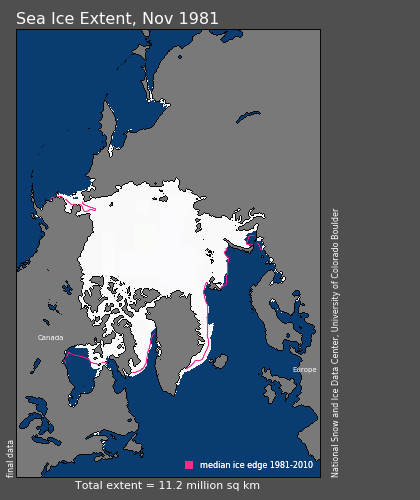
#> input picture arctic_ice_computer_science/input/N_198111_extn_v2.1_edited.png, 420 x 500 px, found by its file name
$ jupyter execute arctic-ice-images-2-instructor.ipynb   (shell and % lines are left out)
#> lines starting #> are read from the running program, lines starting #| are printed output that depends on the picture; after the words box and inside, x2 and y2 are one past the last pixel; in counts of white or black regions, pixels touching at a corner belong together
# Processing Sea Ice Images - 2. Image Repair and Edge Detection

Created by Haiyan Cheng, Penny Rowe and Steven Neshyba.

### Learning Objectives
1. Learn how to use median filtering to remove noise from an image.
2. Learn how to use the function "medflt" from scipy's signal processing module (scipy.signal).
3. Apply Edge Detection to detect the sea ice edge.

### Pre-class activities
1. Read Section 2.2 on Image Repair and Section 2.3 on Image Edge Detection in the Image Processing pdf.
3. Describe the conditions for pixels to be neighbors.
4. Describe what medfilt does.

[cell 1]
# Following are the modules we will need.

# For looking at directory contents
import os

# For plotting
import matplotlib.pyplot as plt

# For reading in files
import imageio.v2 as imageio

#from PIL import Image
import copy
import numpy as np

# Import medfilt from the scipy.signal module
from scipy.signal import medfilt

# Edge detection filters
from skimage.filters import roberts, sobel, scharr, prewitt
from skimage.feature import canny

## 2.2 Image Repair

Write a Python program to clean up unwanted specks in an image.

1. Practice converting a figure to black and white and cropping it.
2. Perform a median filter for each of the pixel values to repair the image.
3. Comparing fitering using mean and median.
6. Use the function medfilt2 to repair the image.
7. (Advanced) Write the median filter into a function: medianfilter, which takes a contaminated image as input and produces a repaired image as output.

### 2.2.1. Read in and display the image: N_198111_extn_v2.1.png

[cell 2]
# .. Check out our data
data_dir = 'input/'
os.listdir(data_dir)

[cell 3]
# Print inline figures that can be saved
1
A = imageio.imread(data_dir + 'N_198111_extn_v2.1_edited.png')
#> A is the input picture: shape (500, 420, 4); mean R, G, B, A 88.9, 100.5, 113, 255
plt.imshow(A, cmap = 'gray')
plt.axis('off')

### 2.2.2 Convert the figure to black and white, crop it to include only the central image, and display again.

### Try your skill:
Look back at the previous notebook and see if you can convert the image to black and white

[cell 4]
# .. Convert to black and white
A_bw = copy.deepcopy(A)
A_bw = 0.299 * A_bw[:,:,0] + 0.587 * A_bw[:,:,1] + 0.114 * A_bw[:,:,2] # Convert to greyscale using the NTSC conversion formula (see https://en.wikipedia.org/wiki/Luma_%28video%29)
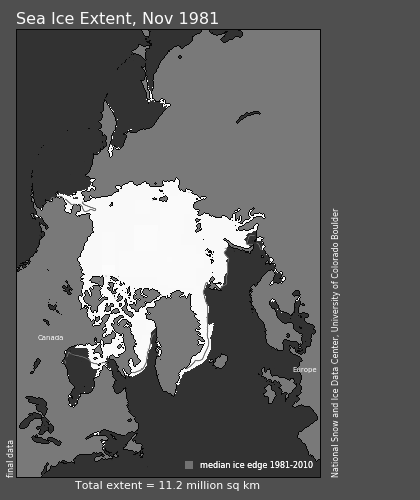
#> A_bw: shape (500, 420) float64; min 6.41, max 252, mean 98.4

[cell 5]
# .. Crop to include only the central box
A_bw = A_bw[30:460, 50:310]
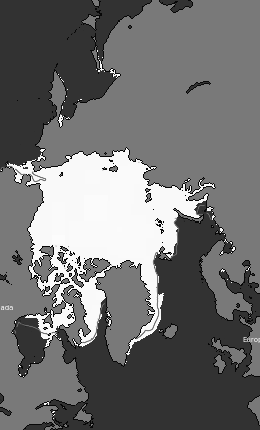
#> A_bw: shape (430, 260) float64; min 6.41, max 252, mean 112.8

# .. Print the image
plt.figure()
plt.imshow(A_bw, cmap='gray')
plt.axis('off')

[cell 6]
# .. Add some noise to the image, save it and display it again

A_bw_dirty = copy.deepcopy(A_bw)

Num_specks = 500
for k in range(Num_specks):
    i = int(np.floor(np.random.rand(1) * (A_bw.shape[0]-1) ));
    j = int(np.floor(np.random.rand(1) * (A_bw.shape[1]-1) ));
    A_bw_dirty[i:i+2, j:j+2] = np.floor(10 * np.random.rand(2,2));
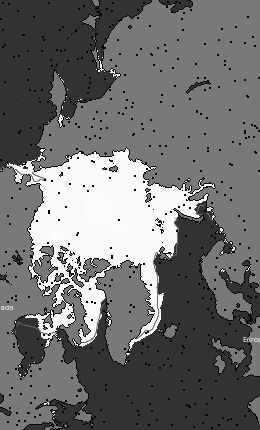
#> A_bw_dirty: shape (430, 260) float64; 1.75% of pixels changed, all inside (x1, y1, x2, y2) = (0, 1, 260, 429)


plt.figure()
plt.imshow(A_bw_dirty, cmap='gray')
plt.axis('off')

### 2.2.3 Perform a median filter for each of the pixel values.

Below we will apply a median filter and see how well it does at removing the noise.

[cell 7]
A_clean = copy.deepcopy(A_bw_dirty)
m = A_bw_dirty.shape[0]; n = A_bw_dirty.shape[1]
#> after `m = A_bw_dirty.shape[0]`: m = 430
#> after `n = A_bw_dirty.shape[1]`: n = 260
for i in range(m):
    for j in range(n):

        # The 3-by-3 matrix of neighbors
        iMin = np.max([1, i - 1])
        iMax = np.min([m, i + 2])
        jMin = np.max([1, j - 1])
        jMax = np.min([n, j + 2])
        Neighbors = copy.deepcopy(A_bw_dirty[iMin : iMax, jMin : jMax]);

        # The median value
        # : convert matrix into 1-dimension array (column-major)
        A_clean[i, j] = np.median(Neighbors[:])
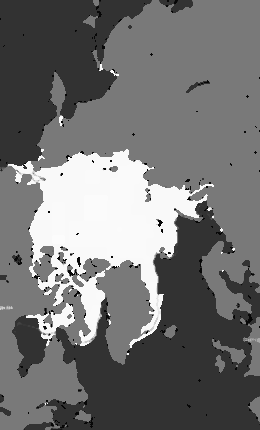
#> A_clean: shape (430, 260) float64; 7.01% of pixels changed, all inside (x1, y1, x2, y2) = (0, 0, 260, 430)

### 2.2.4. Display the repaired image.

[cell 8]
plt.figure()
plt.subplot(121)
plt.imshow(A_bw_dirty, cmap='gray')
plt.title('Noisy image')

plt.subplot(122)
plt.imshow(A_clean, cmap='gray')
plt.title('Median filter')

[cell 9]
# Zoom in on smaller regions to see what the filter did

plt.figure()
plt.subplot(321)
plt.imshow(A_bw_dirty,cmap='gray')
plt.title('Noisy image')
plt.xlim([180,212]); plt.ylim([78,99])

# Lake region
plt.subplot(322)
plt.imshow(A_clean,cmap='gray')
plt.title('Median filter')
plt.xlim([180,212]); plt.ylim([78,99])

plt.subplot(323)
plt.imshow(A_bw_dirty,cmap='gray')
plt.xlim([179.5,185.5]); plt.ylim([83.5,89.5])

# A single pixel
plt.subplot(324)
plt.imshow(A_clean,cmap='gray')
plt.xlim([179.5,185.5]); plt.ylim([83.5,89.5])

# part of lake
plt.subplot(325)
plt.imshow(A_bw_dirty,cmap='gray')
plt.xlim([200,208]); plt.ylim([80,86])

plt.subplot(326)
plt.imshow(A_clean,cmap='gray')
plt.xlim([200,208]); plt.ylim([80,86])


# Hint: stretch out the figure by clicking and dragging the triangle
# in the lower right.

### Try your skill.

Try to use the mean (np.mean) instead of median (np.median) to generate a new filtered image for comparison. (You can copy and paste the code from above here and then modify it.) Then make a 3 panel plot comparing noisy, median, and mean.

[cell 10]
# .. Finish the code below for the mean
A_mean = copy.deepcopy(A_bw_dirty)
m = A_bw_dirty.shape[0]; n = A_bw_dirty.shape[1]
for i in range(m):
    for j in range(n):

        # The 3-by-3 matrix of neighbors
        iMin = np.max([1, i - 1])
        iMax = np.min([m, i + 2])
        jMin = np.max([1, j - 1])
        jMax = np.min([n, j + 2])
        Neighbors = copy.deepcopy(A_bw_dirty[iMin : iMax, jMin : jMax]);

        # The median value
        # : convert matrix into 1-dimension array (column-major)
        A_mean[i, j] = np.mean(Neighbors[:])
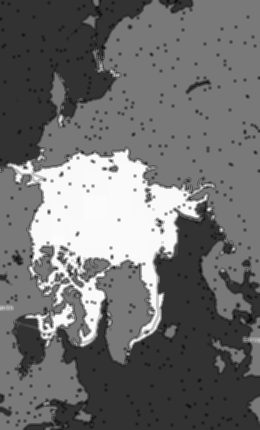
#> A_mean: shape (430, 260) float64; min 7, max 252, mean 111

[cell 11]
# .. Finish the code below to make a 3-panel plot here comparing noisy, median, and mean
plt.figure()
plt.subplot(131)
plt.imshow(A_bw_dirty, cmap='gray')
plt.title('Noisy image')

plt.subplot(132)
plt.imshow(A_clean, cmap='gray')
plt.title('Median image')

plt.subplot(133)
plt.imshow(A_mean, cmap='gray')
plt.title('Mean image')

Zoom in on a region in each panel to see how the mean differs.

### 2.2.6. Use medfilt for similar image repair result.

[cell 12]
A_medfilt = medfilt(A_bw_dirty)

plt.figure()
plt.subplot(121)
plt.imshow(A_medfilt,cmap='gray')
plt.title('Median filter: Built in')

plt.subplot(122)
plt.imshow(A_clean,cmap='gray')
plt.title('Median filter: My code')

### 2.2.7. (Advanced) Write the median filter into a function: medianfilter

[cell 13]
# .. Finish the function to write the median filter into a function
def medianfilter(A):
    A_median = copy.deepcopy(A)
    m = A.shape[0]; n = A.shape[1]
#> after `m = A.shape[0]`: m = 430
#> after `n = A.shape[1]`: n = 260
    for i in range(m):
        for j in range(n):
            # The 3-by-3 matrix of neighbors
            iMin = np.max([1, i - 1])
            iMax = np.min([m, i + 2])
            jMin = np.max([1, j - 1])
            jMax = np.min([n, j + 2])
            Neighbors = copy.deepcopy(A[iMin : iMax, jMin : jMax]);

            # The median value
            # : convert matrix into 1-dimension array (column-major)
            A_median[i, j] = np.median(Neighbors[:])
    return A_median

[cell 14]
# Call the function and plot the result here
A_fun = medianfilter(A_bw_dirty)
plt.figure()
plt.imshow(A_fun,cmap='gray')
plt.axis('off')

## 2.3 Image Edge Detection

1. Implement the edge detection algorithm described above. Basically, for each pixel in the original image, if the maximum discrepancy of the pixel with respect to its neighbor is greater than a predefined threshold $\tau$, color it to black, otherwise color it to white.
2. Display the pattern created from the original image. This is the image with the edge detected.
3. Use the \mymatlab~built-in function for edge detection. Read the help document for \red{edge} command and try different algorithms to see the results. For each result, display the image title with corresponding algorithm name.

### Read in the image: N_198111_extn_v2.1.png. Convert the figure to black and white, crop it to include only the central image, and display.

[cell 15]
# Print inline figures that can be saved
dir = 'input/'
A = imageio.imread(dir + 'N_198111_extn_v2.1_edited.png')

# Convert to black and white
sea_ice_BW = 0.299*A[:, :, 0] + 0.587*A[:, :, 1] + 0.114*A[:, :, 2]

# Crop to include only the central box
sea_ice_crop = sea_ice_BW[30:460, 50:310]

plt.figure()
plt.imshow(sea_ice_crop,cmap='gray')

### 2.3.1 Implement the edge detection algorithm

[cell 16]
# Maximum discrepancy algorithm
def maximum_discrepancy(A):
    center = A[1,1]
    indicies = ((0,0),(0,1),(0,2),
                (1,0),      (1,2),
                (2,0),(2,1),(2,2))
    discrepancies = []
    for i in indicies:
        discrepancies.append(abs(center-A[i[0],i[1]]))
    return max(discrepancies)

[cell 17]
# Edge detection algorithm
def getEdges(img,thresh=75):
    # Initialization
#> called with thresh = 100
    edgeimg = np.zeros(img.shape)

    # Look for edges by looping over each pixel and checking if its
    # maximum discrepancy is greater than the threshold value "thresh"
    for x in range(0,img.shape[0]-3):
        for y in range(0,img.shape[1]-3):
            max_dcrep = maximum_discrepancy(img[x:x+3,y:y+3])
            if max_dcrep >= thresh:
                edgeimg[x+1,y+1] = 255 #    max_dcrep #
#> this loop made 427 passes
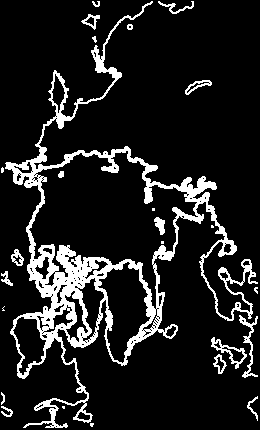
#> edgeimg: shape (430, 260) float64; 12.4% white; 25 white regions (8 under 20 px), largest, box (x1, y1, x2, y2) and area: (5, 1, 258, 428) 12184, (239, 315, 258, 378) 282, (211, 337, 247, 369) 261

    return edgeimg

[cell 18]
# Get the new image of identified edges
#edgeimg0 = getEdges(sea_ice_clean,100)
edgeimg0 = getEdges(sea_ice_crop,100)

### 2.3.2 Display the pattern created from the original image. This is the image with the edge detected.

[cell 19]
# Plot the results
plt.figure()
plt.subplot(121)
plt.imshow(sea_ice_crop,cmap='gray')

plt.subplot(122)
plt.imshow(edgeimg0,cmap='gray')

### 2.3.3. Use the edge detection algorithms that are part of the skimage filters

[cell 20]
# Recall that the possibilities for the filter are:
#  roberts, sobel, scharr, prewitt, canny

edge_roberts = roberts(sea_ice_crop)
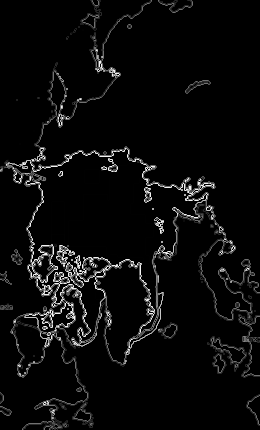
#> edge_roberts: shape (430, 260) float64; min 0, max 243.6, mean 11.1
edge_sobel = sobel(sea_ice_crop)
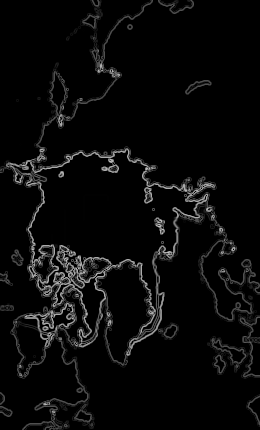
#> edge_sobel: shape (430, 260) float64; min 0, max 191.6, mean 9.9
edge_scharr = scharr(sea_ice_crop)
edge_prewitt = prewitt(sea_ice_crop)
edge_canny = canny(sea_ice_crop)
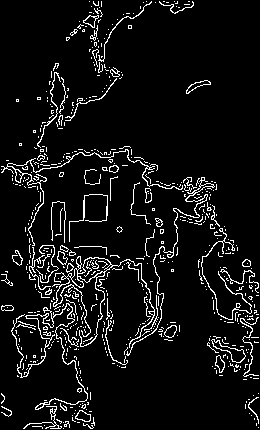
#> edge_canny: shape (430, 260) bool; 7.1% white in thin lines or dots

plt.figure()
plt.subplot(1,2,1)
plt.imshow(sea_ice_crop, cmap=plt.cm.gray)
plt.title('Original')

plt.subplot(1,2,2)
plt.imshow(edge_roberts, cmap=plt.cm.gray)
plt.title('Roberts Edge Detection')

plt.figure()
plt.subplot(1,2,1)
plt.imshow(edge_sobel, cmap=plt.cm.gray)
plt.title('Sobel Edge Detection')

plt.subplot(1,2,2)
plt.imshow(edge_scharr, cmap=plt.cm.gray)
plt.title('Scharr Edge Detection')

plt.figure()
plt.subplot(1,2,1)
plt.imshow(edge_prewitt, cmap=plt.cm.gray)
plt.title('Prewitt Edge Detection')

plt.subplot(1,2,2)
plt.imshow(edge_canny, cmap=plt.cm.gray)
plt.title('Canny Edge Detection')
